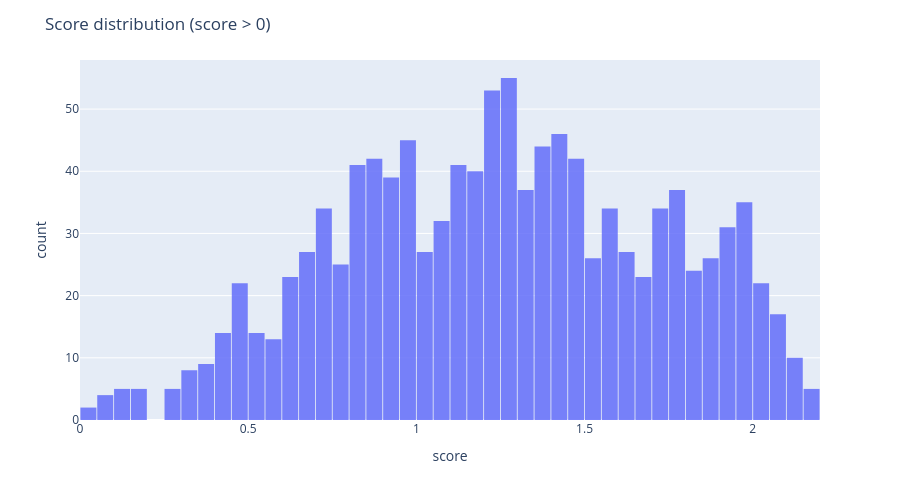

Source (notebook cell):
### Markdown cell above
## Score Distribution Histogram

### Code cell
summary_plot = summary[summary["score"] > 0].copy()

fig = px.histogram(
    summary_plot,
    x="score",
    nbins=50,
    labels={"score": "score"},
    opacity=0.85,
)

fig.update_layout(
    width=900,
    height=500,
    title="Score distribution (score > 0)",
    bargap=0.05
)

fig.show()

### Figure 1 — Plotly figure (JSON) as saved in the notebook; plotly's stock layout.template omitted (floating-point values rounded to 4 significant figures; data arrays with more than 128 entries replaced by an {"elided": "..."} marker saying what was removed)
{"data": [{"bingroup": "x", "hovertemplate": "score=%{x}<br>count=%{y}<extra></extra>", "legendgroup": "", "marker": {"color": "#636efa", "opacity": 0.85, "pattern": {"shape": ""}}, "name": "", "nbinsx": 50, "orientation": "v", "showlegend": false, "type": "histogram", "x": {"elided": "1145 float values"}, "xaxis": "x", "yaxis": "y"}], "layout": {"bargap": 0.05, "barmode": "relative", "height": 500, "legend": {"tracegroupgap": 0}, "margin": {"t": 60}, "title": {"text": "Score distribution (score > 0)"}, "width": 900, "xaxis": {"anchor": "y", "domain": [0, 1], "title": {"text": "score"}}, "yaxis": {"anchor": "x", "domain": [0, 1], "title": {"text": "count"}}}}
